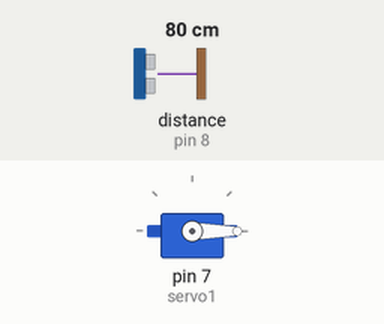
Recording of a sketch running on a simulated Arduino Uno, built with avr-gcc and run on an emulated ATmega328P. Parts: servo. Wiring (inferred from the names in the program): ultrasonic range finder: trigger pin 9; echo pin 8. Inputs (shaded band) come from the test bench; at power-on: distance to the obstacle (sensor on pin 8) 80 cm. The echo pulse lasts 58.3 µs per cm.

Above: at 1.2 s.
1.3 s: distance to the obstacle (sensor on pin 8) set to 2 cm
At 1.7 s:
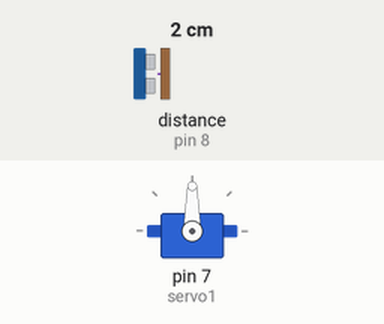
2.8 s: distance to the obstacle (sensor on pin 8) set to 5 cm
5.8 s: distance to the obstacle (sensor on pin 8) set to 8 cm
7.3 s: distance to the obstacle (sensor on pin 8) set to 19 cm
8.8 s: distance to the obstacle (sensor on pin 8) set to 24 cm
At 9.8 s:
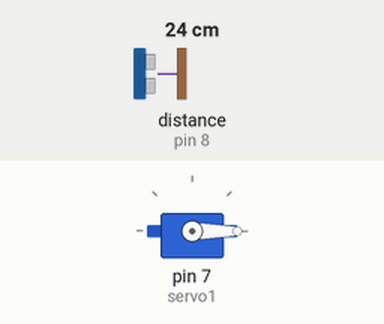
Timing chart, 0 to 11.3 s (numbered marks = the images above; inputs shaded):
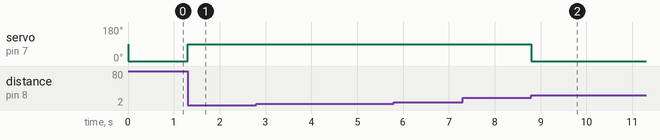

Measured:
- the behaviour switches between 21 and 22 cm on distance to the obstacle (sensor on pin 8) (found by bisection; images 1 and 2)
- after the input at 1.3 s, servo on pin 7 (servo1): 0° → 90° at once
- after the input at 2.8 s, every drawn part: stays the same
- after the input at 5.8 s, every drawn part: stays the same
- after the input at 7.3 s, every drawn part: stays the same
- after the input at 8.8 s, servo on pin 7 (servo1): 90° → 0° at once

The sketch:

LixeiraInteligentePlanoB.ino
```cpp
#include <Servo.h>

Servo servo1;

int trigPin = 9; //Define o pino Trig do Ultrassônico
int echoPin = 8; //Define o pino Echo do Ultrassônico

long distance;
long duration;

void setup(){

servo1.attach(7);
 pinMode(trigPin, OUTPUT);
 pinMode(echoPin, INPUT);

}

void loop(){

  ultra(); //Chama a função que controla o sensor ultrassônico
  servo1.write(0); //Deixe o servo motor na posição de 0 graus

  if(distance <= 20){ //O servo motor vai para a posição de 90 graus se a distancia for menor ou igual a 20 centímetros
  servo1.write(90);
  }
}

void ultra(){ //Inicio da função responsável pelo controle do Ultrassônico

  digitalWrite(trigPin, LOW);
  delayMicroseconds(2);
  digitalWrite(trigPin, HIGH);
  delayMicroseconds(10);
  digitalWrite(trigPin, LOW);
  duration = pulseIn(echoPin, HIGH);
  distance = duration*0.034/2;
  }
```
